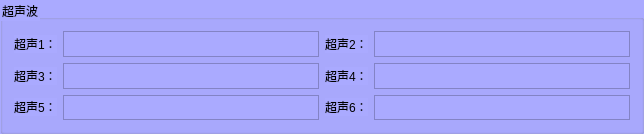
     <widget class="QGroupBox" name="groupBox_3">
      <property name="styleSheet">
       <string notr="true">background-color: rgb(170, 170, 255);</string>
      </property>
      <property name="title">
       <string>超声波</string>
      </property>
      <layout class="QGridLayout" name="gridLayout_3">
       <item row="0" column="0">
        <widget class="QLabel" name="label_19">
         <property name="sizePolicy">
          <sizepolicy hsizetype="Expanding" vsizetype="Fixed">
           <horstretch>0</horstretch>
           <verstretch>0</verstretch>
          </sizepolicy>
         </property>
         <property name="text">
          <string>超声1：</string>
         </property>
        </widget>
       </item>
       <item row="0" column="1">
        <widget class="QTextBrowser" name="urat1">
         <property name="sizePolicy">
          <sizepolicy hsizetype="Expanding" vsizetype="Fixed">
           <horstretch>0</horstretch>
           <verstretch>0</verstretch>
          </sizepolicy>
         </property>
         <property name="maximumSize">
          <size>
           <width>16777215</width>
           <height>26</height>
          </size>
         </property>
        </widget>
       </item>
       <item row="0" column="2">
        <widget class="QLabel" name="label_20">
         <property name="sizePolicy">
          <sizepolicy hsizetype="Expanding" vsizetype="Fixed">
           <horstretch>0</horstretch>
           <verstretch>0</verstretch>
          </sizepolicy>
         </property>
         <property name="text">
          <string>超声2：</string>
         </property>
        </widget>
       </item>
       <item row="0" column="3">
        <widget class="QTextBrowser" name="urat2">
         <property name="sizePolicy">
          <sizepolicy hsizetype="Expanding" vsizetype="Fixed">
           <horstretch>0</horstretch>
           <verstretch>0</verstretch>
          </sizepolicy>
         </property>
         <property name="maximumSize">
          <size>
           <width>16777215</width>
           <height>26</height>
          </size>
         </property>
        </widget>
       </item>
       <item row="1" column="0">
        <widget class="QLabel" name="label_21">
         <property name="sizePolicy">
          <sizepolicy hsizetype="Expanding" vsizetype="Fixed">
           <horstretch>0</horstretch>
           <verstretch>0</verstretch>
          </sizepolicy>
         </property>
         <property name="text">
          <string>超声3：</string>
         </property>
        </widget>
       </item>
       <item row="1" column="1">
        <widget class="QTextBrowser" name="urat3">
         <property name="sizePolicy">
          <sizepolicy hsizetype="Expanding" vsizetype="Fixed">
           <horstretch>0</horstretch>
           <verstretch>0</verstretch>
          </sizepolicy>
         </property>
         <property name="maximumSize">
          <size>
           <width>16777215</width>
           <height>26</height>
          </size>
         </property>
        </widget>
       </item>
       <item row="1" column="2">
        <widget class="QLabel" name="label_22">
         <property name="sizePolicy">
          <sizepolicy hsizetype="Expanding" vsizetype="Fixed">
           <horstretch>0</horstretch>
           <verstretch>0</verstretch>
          </sizepolicy>
         </property>
         <property name="text">
          <string>超声4：</string>
         </property>
        </widget>
       </item>
       <item row="1" column="3">
        <widget class="QTextBrowser" name="urat4">
         <property name="sizePolicy">
          <sizepolicy hsizetype="Expanding" vsizetype="Fixed">
           <horstretch>0</horstretch>
           <verstretch>0</verstretch>
          </sizepolicy>
         </property>
         <property name="maximumSize">
          <size>
           <width>16777215</width>
           <height>26</height>
          </size>
         </property>
        </widget>
       </item>
       <item row="2" column="0">
        <widget class="QLabel" name="label_23">
         <property name="sizePolicy">
          <sizepolicy hsizetype="Expanding" vsizetype="Fixed">
           <horstretch>0</horstretch>
           <verstretch>0</verstretch>
          </sizepolicy>
         </property>
         <property name="text">
          <string>超声5：</string>
         </property>
        </widget>
       </item>
       <item row="2" column="1">
        <widget class="QTextBrowser" name="urat5">
         <property name="sizePolicy">
          <sizepolicy hsizetype="Expanding" vsizetype="Fixed">
           <horstretch>0</horstretch>
           <verstretch>0</verstretch>
          </sizepolicy>
         </property>
         <property name="maximumSize">
          <size>
           <width>16777215</width>
           <height>25</height>
          </size>
         </property>
        </widget>
       </item>
       <item row="2" column="2">
        <widget class="QLabel" name="label_24">
         <property name="sizePolicy">
          <sizepolicy hsizetype="Expanding" vsizetype="Fixed">
           <horstretch>0</horstretch>
           <verstretch>0</verstretch>
          </sizepolicy>
         </property>
         <property name="text">
          <string>超声6：</string>
         </property>
        </widget>
       </item>
       <item row="2" column="3">
        <widget class="QTextBrowser" name="urat6">
         <property name="sizePolicy">
          <sizepolicy hsizetype="Expanding" vsizetype="Fixed">
           <horstretch>0</horstretch>
           <verstretch>0</verstretch>
          </sizepolicy>
         </property>
         <property name="maximumSize">
          <size>
           <width>16777215</width>
           <height>25</height>
          </size>
         </property>
        </widget>
       </item>
      </layout>
     </widget>
